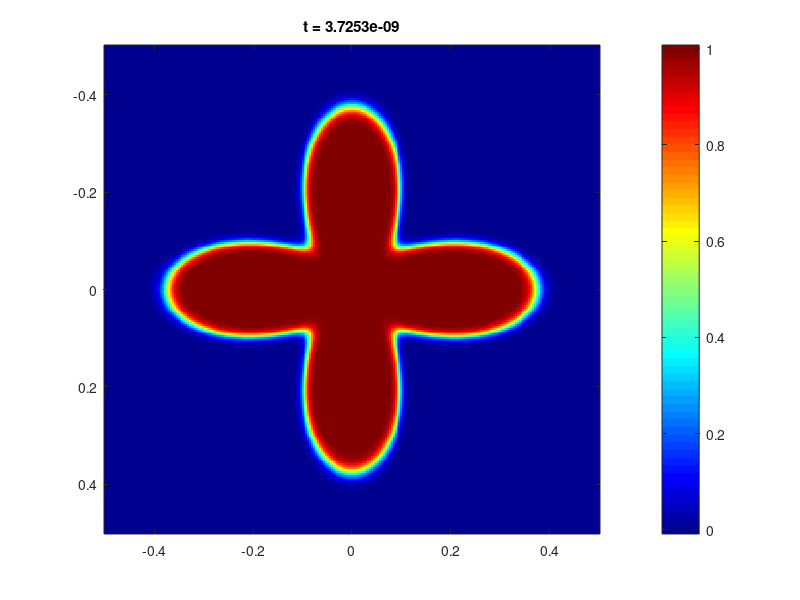

Source code (MATLAB): (Note: a time limit stopped this script after it produced the figure.)
clear all; clf; close all;   colormap('jet');   
N = 2^8; x1 = linspace(-1/2,1/2,N); x2 = linspace(-1/2,1/2,N); [X1,X2] = meshgrid(x1,x2);
%%%%%%%%%%%%%%%%% parameters %%%%%%%%%%%%%%%%%%%%%%%%
epsilon =2/N; dt = epsilon^4; T =1*10^(-4);
alpha = 2; W_prim = @(U) (U.*(U-1).*(2*U-1));W = @(U) 1/2*(U.*(U-1)).^2;
k =  [0:N/2,-N/2+1:-1]; [K1,K2] = meshgrid(k,k);
Delta = -4*pi^2*((K1.^2 + (K2).^2));
T_vec = linspace(0,0.99*T,10);
T_vec = [T_vec,2*T];

%%%%%%%%%%%%%%%%%% condition initiale %%%%%%%%%%%
R_0 = 0.25;
rho =  sqrt(X1.^2 + X2.^2);
theta = angle(X1 + 1i*X2);
d1 = rho - R_0*( 1 + 0.5*cos(4*theta)); 
U_init = (1-tanh(d1/(2*epsilon)))/2; Uinit_fourier = fft2(U_init);
Muinit_fourier = -Delta.*Uinit_fourier + fft2(1/epsilon^2*W_prim(U_init)); Mu_init = real(ifft2(Muinit_fourier));


%%%%%%%%%%%%%%%%%%%%% modèle M %%%%%%%%%%
U = U_init; U_fourier = Uinit_fourier;Mu_fourier = Muinit_fourier; Mu= Mu_init;
nabla1_Mu= ifft2(2*1i*pi*K1.*Mu_fourier);nabla2_Mu = ifft2(2*1i*pi*K2.*Mu_fourier);
MobM = @(U) 36*((((U).*(1-U)).^2));
s = linspace(0,1,N); m=max(MobM(s));
M_L = 1./(1 + dt*m*Delta.*(Delta - alpha/epsilon^2));
j_sauvegarde = 1;

for i=1:T/dt,
temps(i) = i*dt;    
mobU = MobM(U);
div_mob_laplacien_fourier =  2*1i*pi*K1.*fft2((mobU-m).*nabla1_Mu ) + 2*1i*pi*K2.*fft2((mobU-m).*nabla2_Mu);
J2mu = real(sum( (m-mobU(:)).*(nabla1_Mu(:).^2 + nabla2_Mu(:).^2) + eps^2)/N^2)/2;
R = sqrt(J2mu);
%%%%%%%% Step 1 %%%%%%%%%%%%%%%%%%%%%%%%%%%%%%%%%%%
B1_1 = U_fourier; B1_2 = dt*div_mob_laplacien_fourier/sqrt(J2mu);
B2 = fft2(W_prim(U)/epsilon^2 - alpha/epsilon^2*U);
Mu1_fourier = M_L.*((alpha/epsilon^2 - Delta).*B1_1 + B2);
Mu2_fourier = M_L.*((alpha/epsilon^2 - Delta).*B1_2); 
nabla1_Mu1 = real(ifft2(2*1i*pi*K1.*Mu1_fourier));nabla2_Mu1 = real(ifft2(2*1i*pi*K2.*Mu1_fourier));
nabla1_Mu2 = real(ifft2(2*1i*pi*K1.*Mu2_fourier));nabla2_Mu2 = real(ifft2(2*1i*pi*K2.*Mu2_fourier));

%%%%%%%% Step 2 %%%%%%%%%%%%%%%%%%%%%%%%%%%%%%%%%%%
h_mu1_mu = real((sum( (m-mobU(:)).*(nabla1_Mu1(:).*nabla1_Mu(:) + nabla2_Mu1(:).*nabla2_Mu(:))+eps^2)/N^2)/(2*sqrt(J2mu)));
h_mu2_mu = real((sum( (m-mobU(:)).*(nabla1_Mu2(:).*nabla1_Mu(:) + nabla2_Mu2(:).*nabla2_Mu(:))+eps^2)/N^2)/(2*sqrt(J2mu)));
R = (h_mu1_mu)/(1-  h_mu2_mu);
%%%%%%%% Final step %%%%%%%%%%%%%%%%%%%%%%%%%%%%%%%%
Mu_fourier = Mu1_fourier + R*Mu2_fourier; nabla1_Mu = nabla1_Mu1 + R*nabla1_Mu2;  nabla2_Mu = nabla2_Mu1 + R*nabla2_Mu2;
U_fourier = M_L.*(B1_1 + R*B1_2 + dt*m*Delta.*B2); U = real(ifft2(U_fourier));

EnergieM(i) = epsilon*sum(sum( (4*pi^2*(K1.^2 + K2.^2)).*abs(U_fourier).^2 ))/N^4 + 1/epsilon*sum(W(U(:)))/N^2    ;
 
if (i*dt > T_vec(j_sauvegarde))
       
           clf;
        colormap('jet')

       imagesc(x1,x2,U)    
       colorbar
       name_title = ['t = ',num2str(i*dt)];
       title(name_title,'linewidth',2)
       axis tight
       
       name_fig = ['Test1_M_',num2str( j_sauvegarde),'.eps'];
       print('-depsc', name_fig)
       j_sauvegarde = j_sauvegarde+1;

 

   end


end
U_M = U;

%%%%%%%%%%%%%%%%%%%%% modèle NMM %%%%%%%%%%
U = U_init; U_fourier = Uinit_fourier;Mu_fourier = Muinit_fourier; Mu= Mu_init;
nabla1_mu= ifft2(2*1i*pi*K1.*Mu_fourier);nabla2_mu = ifft2(2*1i*pi*K2.*Mu_fourier);
MobM = @(U) ((((U).*(1-U)).^2+epsilon^2)); MobN = @(U) 1./sqrt(MobM(U) );
%%%%%%%%%%%%%%%%% Diffusion Fourier %%%%%%%%%%%%%%%
m=1; beta = 2/epsilon^2;
M_L = 1./(1 + dt*(m*Delta - beta).*(Delta - alpha/epsilon^2));
j_sauvegarde = 1;


for i=1:T/dt,
mobMU = MobM(U); mobNU = MobN(U); sqrtM = sqrt(mobMU); sqrtM_fourier = fft2(sqrtM); 
nabla1_sqrtM=  real(ifft2(2*pi*1i*K1.*sqrtM_fourier )); nabla2_sqrtM=  real(ifft2(2*pi*1i*K2.*sqrtM_fourier ));
muN_fourier = fft2(Mu.*mobNU); muN = real(ifft2(muN_fourier));
nabla1_muN =  real(ifft2(2*pi*1i*K1.*muN_fourier)); nabla2_muN =  real(ifft2(2*pi*1i*K2.*muN_fourier));
laplacien_muN =  real(ifft2(Delta.*muN_fourier)); NdivMgradNMu = sqrtM.*laplacien_muN + 2*(nabla1_sqrtM.*nabla1_muN +nabla2_sqrtM.*nabla2_muN);
J2mu = (sum( -mobMU(:).*(nabla1_muN(:).^2 + nabla2_muN(:).^2 ) +  m*((nabla1_mu(:).^2 + nabla2_mu(:).^2 )) + beta*Mu(:).^2 + eps^2)/N^2)/2;
R = sqrt(J2mu);
%%%%%%%%%%%%%%% Step 1 %%%%%%%%%%%%%%%%%%%%%%%%%%%%%%%%%%%
B1_1 = U_fourier; B1_2 = dt*(fft2(NdivMgradNMu) - (m*Delta-beta).*Mu_fourier)/sqrt(J2mu);
B2 = fft2(W_prim(U)/epsilon^2 - alpha/epsilon^2*U);
Mu1_fourier = M_L.*((alpha/epsilon^2 - Delta).*B1_1 + B2);   Mu1 = real(ifft2(Mu1_fourier));
Mu2_fourier = M_L.*((alpha/epsilon^2 - Delta).*B1_2);   Mu2 = real(ifft2(Mu2_fourier));
%%%%%%%%%%%%%%% Step 2 %%%%%%%%%%%%%%%%%%%%%%%%%%%%%%%%%%%
mu1N_fourier = fft2(Mu1.*mobNU); nabla1_mu1N =  real(ifft2(2*pi*1i*K1.*mu1N_fourier)); nabla2_mu1N =  real(ifft2(2*pi*1i*K2.*mu1N_fourier));
mu2N_fourier = fft2(Mu2.*mobNU); nabla1_mu2N =  real(ifft2(2*pi*1i*K1.*mu2N_fourier)); nabla2_mu2N =  real(ifft2(2*pi*1i*K2.*mu2N_fourier));
nabla1_mu1 =  real(ifft2(2*pi*1i*K1.*Mu1_fourier)); nabla2_mu1 =  real(ifft2(2*pi*1i*K2.*Mu1_fourier));
nabla1_mu2 =  real(ifft2(2*pi*1i*K1.*Mu2_fourier)); nabla2_mu2 =  real(ifft2(2*pi*1i*K2.*Mu2_fourier));
h_mu1_mu = (sum( -mobMU(:).*(nabla1_muN(:).*nabla1_mu1N(:) + nabla2_muN(:).*nabla2_mu1N(:) ) ...
    +  m*((nabla1_mu(:).*nabla1_mu1(:) + nabla2_mu(:).*nabla2_mu1(:) )) + beta*Mu(:).*Mu1(:) + eps^2)/N^2)/(2*sqrt(J2mu));
h_mu2_mu = (sum( -mobMU(:).*(nabla1_muN(:).*nabla1_mu2N(:) + nabla2_muN(:).*nabla2_mu2N(:) ) ...
    +  m*((nabla1_mu(:).*nabla1_mu2(:) + nabla2_mu(:).*nabla2_mu2(:) )) + beta*Mu(:).*Mu2(:) + eps^2)/N^2)/(2*sqrt(J2mu));
R = h_mu1_mu/(1-  h_mu2_mu);
%%%%%%%%%%%%%%%% Final Step %%%%%%%%%%%%%%%%%%%%%%%%%%%%%%% 
Mu_fourier = Mu1_fourier + R*Mu2_fourier; nabla1_mu = nabla1_mu1 + R*nabla1_mu2;  nabla2_mu = nabla2_mu1 + R*nabla2_mu2; Mu = Mu1 + R*Mu2;
U_fourier = M_L.*(B1_1 + R*B1_2 + dt*(m*Delta-beta).*B2); U = real(ifft2(U_fourier));


EnergieNMN(i) = epsilon*sum(sum( (4*pi^2*(K1.^2 + K2.^2)).*abs(U_fourier).^2 ))/N^4 + 1/epsilon*sum(W(U(:)))/N^2    ;
 
if (i*dt > T_vec(j_sauvegarde))
       
           clf;
        colormap('jet')

       imagesc(x1,x2,U)    
       colorbar
       name_title = ['t = ',num2str(i*dt)];
       title(name_title,'linewidth',2)
       axis tight
       
       name_fig = ['Test1_NMN_',num2str( j_sauvegarde),'.eps'];
       print('-depsc', name_fig)
       j_sauvegarde = j_sauvegarde+1;
 

   end


end
U_NMN = U;








clf
plot(temps,EnergieM,'r');
hold on;
plot(temps,EnergieNMN);
name_title = 'Cahn Hilliard energy';     
title(name_title,'linewidth',2)
axis tight
name_fig = ['Test1_energy.eps'];
legend('MCH model','NMNCH model')
print('-depsc', name_fig)
    

%%%%%%%%%%%%%%%%%%%%%%%%%%

clf
plot(x1,U_M(:,N/2),'r');
hold on;
plot(x1,U_NMN(:,N/2));
name_title = 'Profile of the phase field function';     
title(name_title,'linewidth',2)
axis([-0.5,0.5,0-1.5*epsilon,1+epsilon])
legend('MCH model','NMNCH model')
name_fig = ['Test1_profile.eps'];
print('-depsc', name_fig)


clf
plot(x1,U_M(:,N/2),'r');
hold on;
plot(x1,U_NMN(:,N/2));
name_title = 'Profile of the phase field function';     
title(name_title,'linewidth',2)
axis([-0.5,0.5,1-1.5*epsilon,1+epsilon])
legend('MCH model','NMNCH model')
name_fig = ['Test1_zoom_profile.eps'];
print('-depsc', name_fig)



clf
plot(x1,U_M(:,N/2),'r');
hold on;
plot(x1,U_NMN(:,N/2));
name_title = 'Profile of the phase field function';     
title(name_title,'linewidth',2)
axis([0.21-4*epsilon,0.21+4*epsilon,1-1.5*epsilon,1+epsilon])
legend('MCH model','NMNCH model')
name_fig = ['Test1_zoom2_profile.eps'];
print('-depsc', name_fig)
